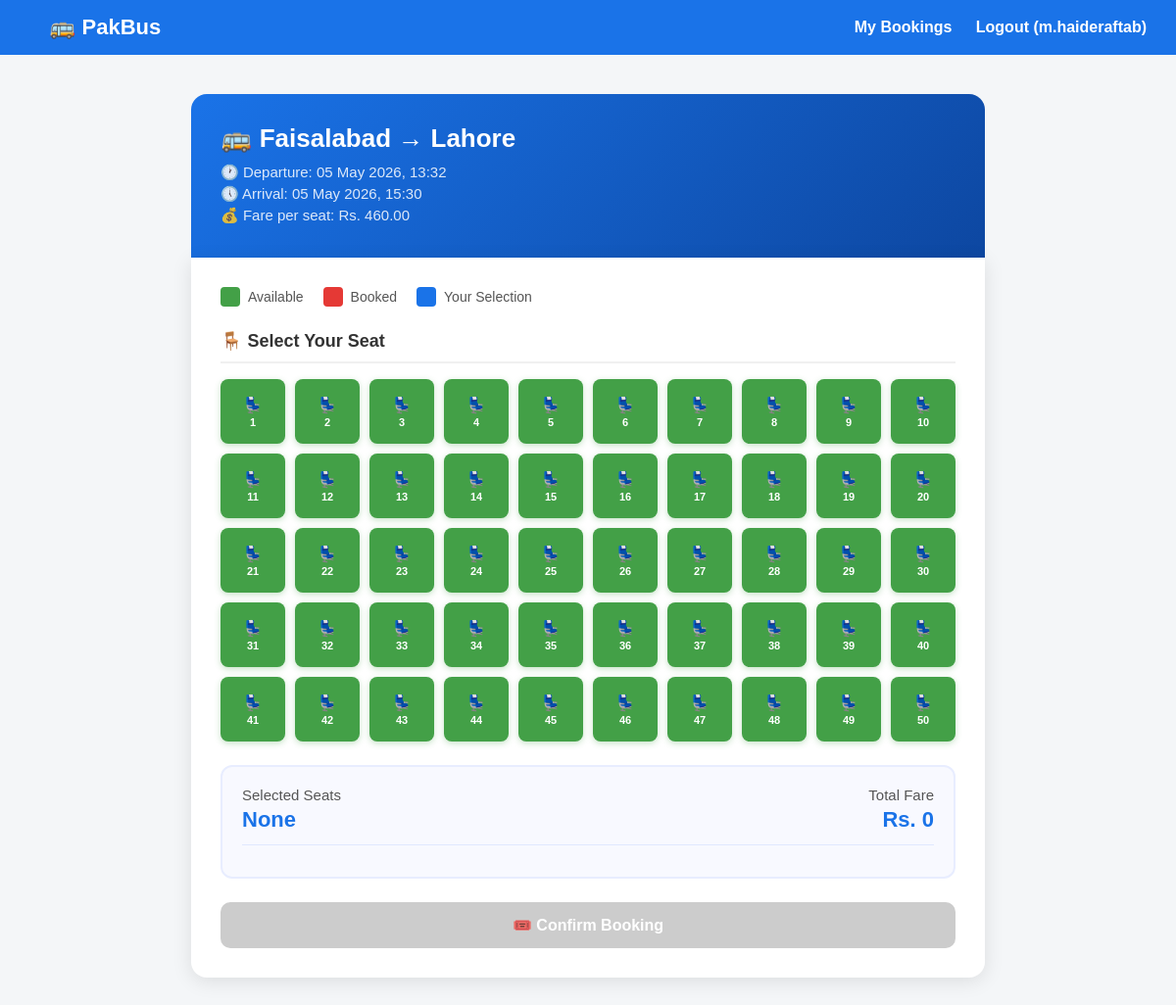
The app's page /book/6/ (signed in) with its own data.
### schedules/models.py (models this page shows, shortened)
class Schedule(models.Model):
    route          = models.ForeignKey(Route, on_delete=models.CASCADE)
    bus            = models.ForeignKey(Bus, on_delete=models.CASCADE)
    departure_time = models.DateTimeField()
    arrival_time   = models.DateTimeField()
    fare           = models.DecimalField(max_digits=8, decimal_places=2)

### routes/models.py (models this page shows)
class Route(models.Model):
    from_city   = models.ForeignKey(City, on_delete=models.CASCADE, related_name='departures')
    to_city     = models.ForeignKey(City, on_delete=models.CASCADE, related_name='arrivals')
    distance_km = models.IntegerField()
    def __str__(self):
        return f"{self.from_city} → {self.to_city}"

class City(models.Model):
    name = models.CharField(max_length=100)
    def __str__(self):
        return self.name

### bookings/views.py (the view, shortened to what this page needs)
# urls.py: path('<int:schedule_id>/',       views.book_seat,       name='book_seat'),
@login_required
def book_seat(request, schedule_id):
    schedule = get_object_or_404(Schedule, pk=schedule_id)
    booked_seats = Booking.objects.filter(
        schedule=schedule, status='confirmed'
    ).values_list('seat_number', flat=True)
    all_seats = range(1, schedule.bus.total_seats + 1)
    return render(request, 'bookings/book.html', {
        'schedule': schedule,
        'booked_seats': booked_seats,
        'all_seats': all_seats
    })

### templates/bookings/book.html (shortened to what this page needs)
{% extends 'base.html' %}
{% load static %}
{% block content %}
<div class="book-wrapper">
    <div class="book-header">
        <h2>🚌 {{ schedule.route }}</h2>
        <p>🕐 Departure: {{ schedule.departure_time|date:"d M Y, H:i" }}</p>
        <p>🕔 Arrival:   {{ schedule.arrival_time|date:"d M Y, H:i" }}</p>
        <p>💰 Fare per seat: Rs. {{ schedule.fare }}</p>
    </div>
    <div class="book-body">
        <div class="legend">
            <div class="legend-item"><div class="legend-dot dot-available"></div> Available</div>
            <div class="legend-item"><div class="legend-dot dot-booked"></div> Booked</div>
            <div class="legend-item"><div class="legend-dot dot-selected"></div> Your Selection</div>
        </div>
        <div class="seat-section-title">🪑 Select Your Seat</div>
        <div class="seat-grid">
            {% for seat in all_seats %}
                {% if seat in booked_seats %}
                    <div class="seat booked" onclick="showReserved()">
                        <span class="seat-icon">❌</span>
                        <span class="seat-num">{{ seat }}</span>
                    </div>
                {% else %}
                    <div class="seat available" onclick="selectSeat({{ seat }}, this)">
                        <span class="seat-icon">💺</span>
                        <span class="seat-num">{{ seat }}</span>
                    </div>
                {% endif %}
            {% endfor %}
        </div>
        <div class="booking-summary">
            <div class="summary-row">
                <div>
                    <div class="summary-text">Selected Seats</div>
                    <div class="summary-value" id="seatCountDisplay">None</div>
                </div>
                <div style="text-align:right;">
                    <div class="summary-text">Total Fare</div>
                    <div class="summary-value" id="totalFare">Rs. 0</div>
                </div>
            </div>
            <div class="selected-seats-list" id="seatTagsContainer"></div>
        </div>
        <form method="POST" id="bookingForm">
            <button type="submit" class="btn-confirm" id="confirmBtn" disabled>
                🎟️ Confirm Booking
            </button>
        </form>
    </div>
</div>
{% endblock %}

### templates/base.html (shortened to what this page needs)
{% load static %}
<!DOCTYPE html>
<html lang="en">
<head>
    <link rel="stylesheet" href="{% static 'css/base.css' %}">
</head>
<body>
    <nav>
        <a href="/" class="brand">🚌 PakBus</a>
        <div>
            {% if user.is_authenticated %}
                <a href="/book/my/">My Bookings</a>
                <a href="/users/logout/">Logout ({{ user.username }})</a>
            {% else %}
                <a href="/users/login/">Login</a>
                <a href="/users/register/">Register</a>
            {% endif %}
        </div>
    </nav>
    <div class="container">
        {% block content %}{% endblock %}
    </div>
</body>
</html>

### static/css/base.css (style rules this page uses)
* { margin: 0; padding: 0; box-sizing: border-box; }
body { font-family: Arial, sans-serif; background: #f4f6f8; color: #333; }
nav { background: #1a73e8; padding: 15px 30px; display: flex; justify-content: space-between; align-items: center; }
nav a { color: white; text-decoration: none; margin-left: 20px; font-weight: bold; }
nav .brand { font-size: 22px; }
.container { max-width: 1100px; margin: 30px auto; padding: 0 20px; }

### templates/bookings/book.html (style rules this page uses)
.book-wrapper { max-width: 850px; margin: 40px auto; padding: 0 20px; }
.book-header { background: linear-gradient(135deg, #1a73e8, #0d47a1); border-radius: 16px 16px 0 0; padding: 30px; color: white; }
.book-header h2 { font-size: 26px; font-weight: bold; margin-bottom: 10px; }
.book-header p { font-size: 15px; opacity: 0.85; margin-bottom: 4px; }
.book-body { background: white; border-radius: 0 0 16px 16px; padding: 30px; box-shadow: 0 4px 20px rgba(0,0,0,0.1); }
.legend { display: flex; gap: 20px; margin-bottom: 24px; flex-wrap: wrap; }
.legend-item { display: flex; align-items: center; gap: 8px; font-size: 14px; color: #555; }
.legend-dot { width: 20px; height: 20px; border-radius: 4px; }
.dot-available { background: #43a047; }
.dot-booked { background: #e53935; }
.dot-selected { background: #1a73e8; }
.seat-section-title { font-size: 18px; font-weight: bold; color: #333; margin-bottom: 16px; padding-bottom: 10px; border-bottom: 2px solid #f0f0f0; }
.seat-grid { display: grid; grid-template-columns: repeat(auto-fill, minmax(60px, 1fr)); gap: 10px; margin-bottom: 24px; }
.seat { aspect-ratio: 1; border-radius: 8px; display: flex; flex-direction: column; align-items: center; justify-content: center; font-size: 13px; font-weight: bold; color: white; cursor: pointer; user-select: none; transition: transform 0.15s, box-shadow 0.15s; border: 2px solid transparent; }
.seat.available { background: #43a047; box-shadow: 0 2px 6px rgba(67,160,71,0.3); }
.seat-icon { font-size: 16px; }
.seat-num { font-size: 11px; margin-top: 2px; }
.booking-summary { background: #f8f9ff; border: 2px solid #e8edff; border-radius: 12px; padding: 20px; margin-bottom: 24px; }
.summary-row { display: flex; justify-content: space-between; align-items: center; flex-wrap: wrap; gap: 12px; }
.summary-text { font-size: 15px; color: #555; margin-bottom: 4px; }
.summary-value { font-size: 22px; font-weight: bold; color: #1a73e8; }
.selected-seats-list { margin-top: 12px; padding-top: 12px; border-top: 1px solid #e0e8ff; font-size: 14px; color: #333; }
.btn-confirm { background: linear-gradient(135deg, #1a73e8, #0d47a1); color: white; padding: 14px 40px; border: none; border-radius: 10px; font-size: 16px; font-weight: bold; cursor: pointer; transition: all 0.2s; box-shadow: 0 4px 12px rgba(26,115,232,0.3); width: 100%; }
.btn-confirm:disabled { background: #ccc; cursor: not-allowed; box-shadow: none; transform: none; }

### records on screen
Schedule: route "Faisalabad → Lahore", departure_time "05 May 2026, 13:32", arrival_time "05 May 2026, 15:30", fare "460.00"

### other values on screen
{{ user.username }} "m.haideraftab"
{{ seat }} "1" "2" "3" "4" "5" "6" "7" "8" "9" "10" "11" "12" "13" "14" "15" "16" "17" "18" "19" "20" "21" "22" "23" "24" "25" "26" "27" "28" "29" "30" "31" "32" "33" "34" "35" "36" "37" "38" "39" "40" "41" "42" "43" "44" "45" "46" "47" "48" "49" "50"
